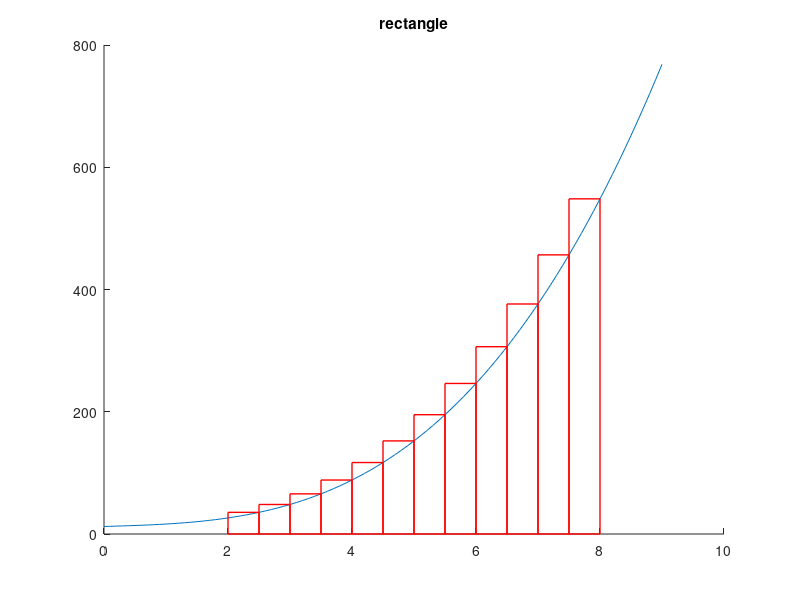
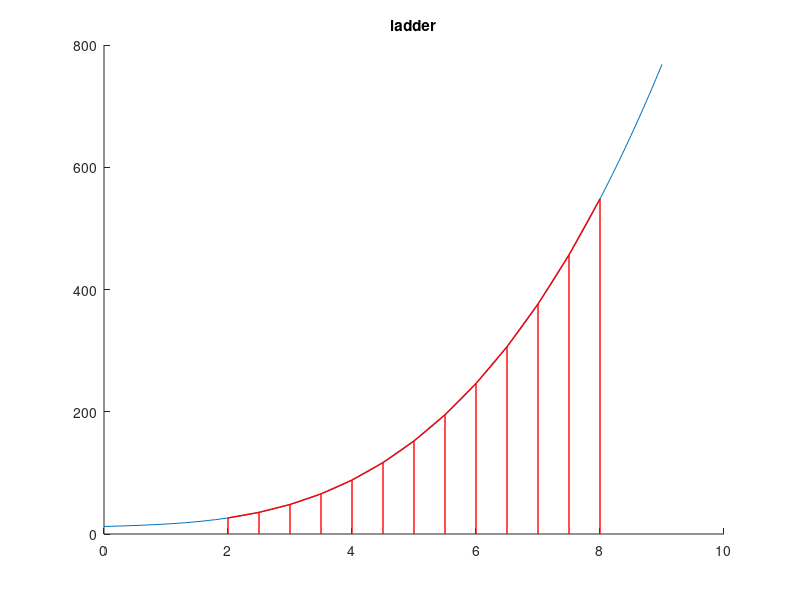

The MATLAB script that drew these images, in order:
% 画矩形和梯形积分
clc,clear
x = 0:0.1:9;
f = @(x)(x.^3+3*x+12.3);
step = 0.5;
hold on
plot(x,f(x))
for i = 2:0.5:7.5
    rectangle('Position',[i 0 0.5 f(i+0.5)],'EdgeColor','r','LineWidth',1)
end
% box on
title("rectangle")
hold off
figure
hold on
plot(x,f(x))
step = 0.5;
for i = 2:step:8
    line([i i], [0 f(i)],'LineWidth',1,'Color','red');
end
for i = 2:step:7.5
    line([i i+step], [f(i) f(i+step)],'LineWidth',1,'Color','red');
end
title("ladder")
